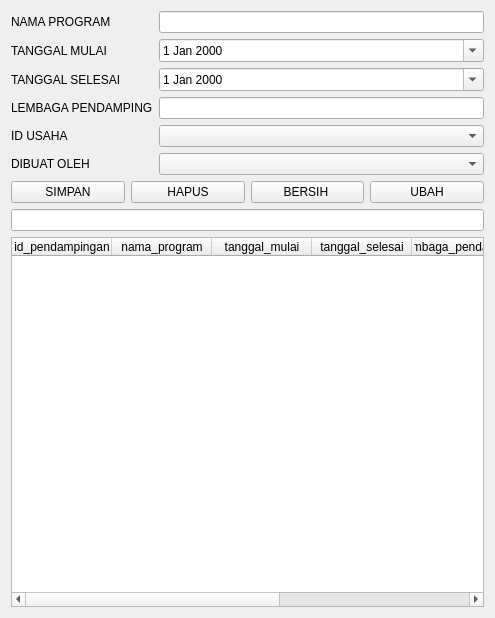
<?xml version="1.0" encoding="UTF-8"?>
<ui version="4.0">
 <class>Form</class>
 <widget class="QWidget" name="Form">
  <property name="geometry">
   <rect>
    <x>0</x>
    <y>0</y>
    <width>495</width>
    <height>618</height>
   </rect>
  </property>
  <property name="windowTitle">
   <string>Form</string>
  </property>
  <layout class="QVBoxLayout" name="verticalLayout">
   <item>
    <layout class="QFormLayout" name="formLayout">
     <item row="0" column="0">
      <widget class="QLabel" name="nAMAPROGRAMLabel">
       <property name="text">
        <string>NAMA PROGRAM</string>
       </property>
      </widget>
     </item>
     <item row="0" column="1">
      <widget class="QLineEdit" name="nAMAPROGRAMLineEdit"/>
     </item>
     <item row="1" column="0">
      <widget class="QLabel" name="tANGGALSELESAILabel">
       <property name="text">
        <string>TANGGAL MULAI</string>
       </property>
      </widget>
     </item>
     <item row="1" column="1">
      <widget class="QDateEdit" name="tANGGALSELESAIDateEdit">
       <property name="calendarPopup">
        <bool>true</bool>
       </property>
      </widget>
     </item>
     <item row="2" column="0">
      <widget class="QLabel" name="tANGGALSELESAILabel_2">
       <property name="text">
        <string>TANGGAL SELESAI</string>
       </property>
      </widget>
     </item>
     <item row="2" column="1">
      <widget class="QDateEdit" name="tANGGALSELESAIDateEdit_2">
       <property name="calendarPopup">
        <bool>true</bool>
       </property>
      </widget>
     </item>
     <item row="3" column="0">
      <widget class="QLabel" name="lEMBAGAPENDAMPINGLabel">
       <property name="text">
        <string>LEMBAGA PENDAMPING</string>
       </property>
      </widget>
     </item>
     <item row="3" column="1">
      <widget class="QLineEdit" name="lEMBAGAPENDAMPINGLineEdit"/>
     </item>
     <item row="4" column="0">
      <widget class="QLabel" name="iDUSAHALabel">
       <property name="text">
        <string>ID USAHA</string>
       </property>
      </widget>
     </item>
     <item row="4" column="1">
      <widget class="QComboBox" name="comboBox"/>
     </item>
     <item row="5" column="0">
      <widget class="QLabel" name="dIBUATOLEHLabel">
       <property name="text">
        <string>DIBUAT OLEH</string>
       </property>
      </widget>
     </item>
     <item row="5" column="1">
      <widget class="QComboBox" name="comboBox_2"/>
     </item>
    </layout>
   </item>
   <item>
    <layout class="QHBoxLayout" name="formLayout_2">
     <item>
      <widget class="QPushButton" name="pushButton">
       <property name="text">
        <string>SIMPAN</string>
       </property>
      </widget>
     </item>
     <item>
      <widget class="QPushButton" name="pushButton_2">
       <property name="text">
        <string>HAPUS</string>
       </property>
      </widget>
     </item>
     <item>
      <widget class="QPushButton" name="pushButton_3">
       <property name="text">
        <string>BERSIH </string>
       </property>
      </widget>
     </item>
     <item>
      <widget class="QPushButton" name="pushButton_4">
       <property name="text">
        <string>UBAH</string>
       </property>
      </widget>
     </item>
    </layout>
   </item>
   <item>
    <widget class="QLineEdit" name="EditCari"/>
   </item>
   <item>
    <widget class="QTableWidget" name="tableWidget">
     <column>
      <property name="text">
       <string>id_pendampingan</string>
      </property>
     </column>
     <column>
      <property name="text">
       <string>nama_program</string>
      </property>
     </column>
     <column>
      <property name="text">
       <string>tanggal_mulai</string>
      </property>
     </column>
     <column>
      <property name="text">
       <string>tanggal_selesai</string>
      </property>
     </column>
     <column>
      <property name="text">
       <string>lembaga_pendamping</string>
      </property>
     </column>
     <column>
      <property name="text">
       <string>id_usaha</string>
      </property>
     </column>
     <column>
      <property name="text">
       <string>dibuat_oleh</string>
      </property>
     </column>
    </widget>
   </item>
  </layout>
 </widget>
 <resources/>
 <connections/>
</ui>
